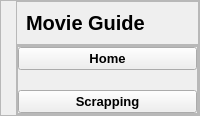
     <widget class="QWidget" name="LeftMenu" native="true">
      <layout class="QVBoxLayout" name="verticalLayout_10">
       <property name="spacing">
        <number>0</number>
       </property>
       <property name="leftMargin">
        <number>0</number>
       </property>
       <property name="topMargin">
        <number>0</number>
       </property>
       <property name="rightMargin">
        <number>0</number>
       </property>
       <property name="bottomMargin">
        <number>0</number>
       </property>
       <item>
        <widget class="QFrame" name="frame_8">
         <property name="frameShape">
          <enum>QFrame::StyledPanel</enum>
         </property>
         <property name="frameShadow">
          <enum>QFrame::Raised</enum>
         </property>
         <layout class="QVBoxLayout" name="verticalLayout_11">
          <property name="spacing">
           <number>0</number>
          </property>
          <property name="leftMargin">
           <number>15</number>
          </property>
          <property name="topMargin">
           <number>0</number>
          </property>
          <property name="rightMargin">
           <number>0</number>
          </property>
          <property name="bottomMargin">
           <number>0</number>
          </property>
          <item alignment="Qt::AlignTop">
           <widget class="QFrame" name="frame_9">
            <property name="font">
             <font>
              <pointsize>15</pointsize>
              <weight>75</weight>
              <bold>true</bold>
             </font>
            </property>
            <property name="frameShape">
             <enum>QFrame::StyledPanel</enum>
            </property>
            <property name="frameShadow">
             <enum>QFrame::Raised</enum>
            </property>
            <layout class="QHBoxLayout" name="horizontalLayout_10">
             <item>
              <widget class="QLabel" name="label_7">
               <property name="font">
                <font>
                 <pointsize>15</pointsize>
                 <weight>75</weight>
                 <bold>true</bold>
                </font>
               </property>
               <property name="text">
                <string>Movie Guide</string>
               </property>
              </widget>
             </item>
            </layout>
           </widget>
          </item>
          <item>
           <widget class="QFrame" name="frame_10">
            <property name="sizePolicy">
             <sizepolicy hsizetype="Preferred" vsizetype="Expanding">
              <horstretch>0</horstretch>
              <verstretch>0</verstretch>
             </sizepolicy>
            </property>
            <property name="frameShape">
             <enum>QFrame::StyledPanel</enum>
            </property>
            <property name="frameShadow">
             <enum>QFrame::Raised</enum>
            </property>
            <layout class="QVBoxLayout" name="verticalLayout_13">
             <property name="spacing">
              <number>0</number>
             </property>
             <property name="leftMargin">
              <number>0</number>
             </property>
             <property name="topMargin">
              <number>0</number>
             </property>
             <property name="rightMargin">
              <number>0</number>
             </property>
             <property name="bottomMargin">
              <number>0</number>
             </property>
             <item alignment="Qt::AlignTop">
              <widget class="QFrame" name="frame_11">
               <property name="frameShape">
                <enum>QFrame::StyledPanel</enum>
               </property>
               <property name="frameShadow">
                <enum>QFrame::Raised</enum>
               </property>
               <layout class="QVBoxLayout" name="verticalLayout_12">
                <property name="spacing">
                 <number>20</number>
                </property>
                <property name="leftMargin">
                 <number>0</number>
                </property>
                <property name="topMargin">
                 <number>0</number>
                </property>
                <property name="rightMargin">
                 <number>0</number>
                </property>
                <property name="bottomMargin">
                 <number>0</number>
                </property>
                <item>
                 <widget class="QPushButton" name="btnHome">
                  <property name="font">
                   <font>
                    <pointsize>10</pointsize>
                    <weight>75</weight>
                    <bold>true</bold>
                   </font>
                  </property>
                  <property name="text">
                   <string>Home</string>
                  </property>
                  <property name="icon">
                   <iconset resource="resources.qrc">
                    <normaloff>:/blackicons/Graphics/featherBlack/home.svg</normaloff>:/blackicons/Graphics/featherBlack/home.svg</iconset>
                  </property>
                  <property name="iconSize">
                   <size>
                    <width>24</width>
                    <height>24</height>
                   </size>
                  </property>
                 </widget>
                </item>
                <item>
                 <widget class="QPushButton" name="btnScrapping">
                  <property name="font">
                   <font>
                    <pointsize>10</pointsize>
                    <weight>75</weight>
                    <bold>true</bold>
                   </font>
                  </property>
                  <property name="text">
                   <string>Scrapping</string>
                  </property>
                  <property name="icon">
                   <iconset resource="resources.qrc">
                    <normaloff>:/blackicons/Graphics/featherBlack/framer.svg</normaloff>:/blackicons/Graphics/featherBlack/framer.svg</iconset>
                  </property>
                  <property name="iconSize">
                   <size>
                    <width>24</width>
                    <height>24</height>
                   </size>
                  </property>
                 </widget>
                </item>
               </layout>
              </widget>
             </item>
            </layout>
           </widget>
          </item>
         </layout>
        </widget>
       </item>
      </layout>
     </widget>
